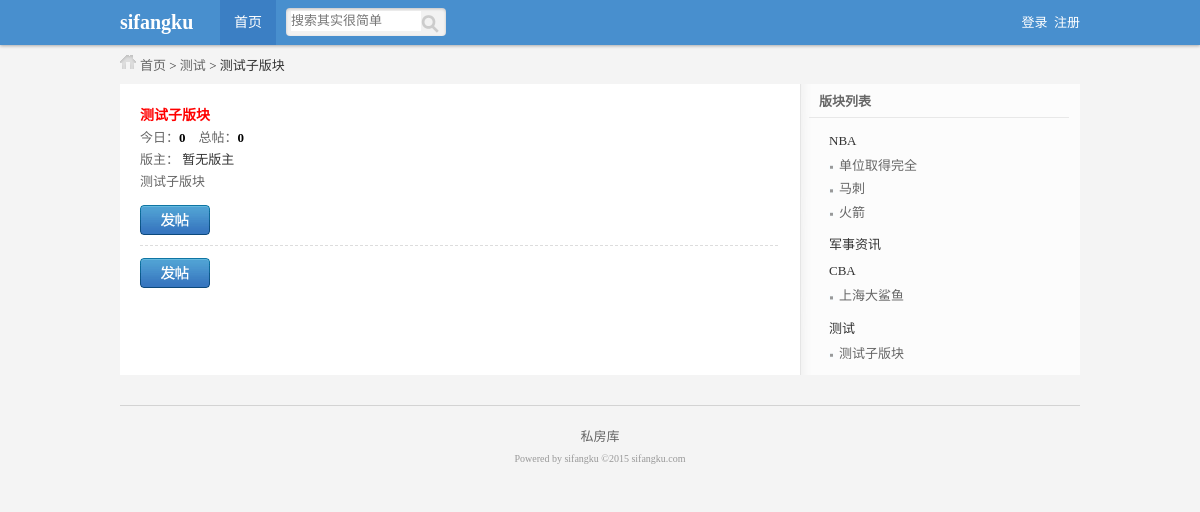
Screenshot of /sfkbbs/list_son.php?id=7 with the database file from the repository.
### tables this page shows
CREATE TABLE IF NOT EXISTS `sfk_father_module` (
  `id` int(10) unsigned NOT NULL AUTO_INCREMENT,
  `module_name` varchar(66) NOT NULL,
  `sort` int(11) DEFAULT '0',
  PRIMARY KEY (`id`)
);

CREATE TABLE IF NOT EXISTS `sfk_son_module` (
  `id` int(10) unsigned NOT NULL AUTO_INCREMENT,
  `father_module_id` int(10) unsigned NOT NULL,
  `module_name` varchar(66) NOT NULL,
  `info` varchar(255) NOT NULL,
  `member_id` int(10) unsigned NOT NULL DEFAULT '0',
  `sort` int(10) unsigned NOT NULL DEFAULT '0',
  PRIMARY KEY (`id`)
);

### sfkbbs/inc/mysql.inc.php (called while the page is built, shortened)
<?php
function execute($link,$query){
	$result=mysqli_query($link,$query);
	return $result;
}
function num($link,$sql_count){
	$result=execute($link,$sql_count);
	$count=mysqli_fetch_row($result);
	return $count[0];
}
?>

### sfkbbs/list_son.php (the view, shortened to what this page needs)
<?php
include_once 'inc/mysql.inc.php';
$link=connect();
$query="select * from sfk_son_module where id={$_GET['id']}";
$result_son=execute($link,$query);
$data_son=mysqli_fetch_assoc($result_son);
$query="select * from sfk_father_module where id={$data_son['father_module_id']}";
$result_father=execute($link,$query);
$data_father=mysqli_fetch_assoc($result_father);
$query="select count(*) from sfk_content where module_id={$_GET['id']}";
$count_all=num($link,$query);
$query="select count(*) from sfk_content where module_id={$_GET['id']} and time>CURDATE()";
$count_today=num($link,$query);
$query="select * from sfk_member where id={$data_son['member_id']}";
$result_member=execute($link, $query);
?>
<?php include 'inc/header.inc.php'?>
<div id="position" class="auto">
	 <a href="index.php">首页</a> &gt; <a href="list_father.php?id=<?php echo $data_father['id']?>"><?php echo $data_father['module_name']?></a> &gt; <?php echo $data_son['module_name']?>
</div>
<div id="main" class="auto">
	<div id="left">
		<div class="box_wrap">
			<h3><?php echo $data_son['module_name']?></h3>
			<div class="num">
			    今日：<span><?php echo $count_today?></span>&nbsp;&nbsp;&nbsp;
			    总帖：<span><?php echo $count_all?></span>
			</div>
			<div class="moderator">版主：
				<span>
					<?php
						if(mysqli_num_rows($result_member)==0){
							echo '暂无版主';
						}else{
							$data_member=mysqli_fetch_assoc($result_member);
							echo $data_member['name'];
						}
					?>
				</span>
			</div>
			<div class="notice"><?php echo $data_son['info']?></div>
			<div class="pages_wrap">
				<a class="btn publish" href="publish.php?son_module_id=<?php echo $_GET['id']?>" target="_blank"></a>
			</div>
		</div>
		<ul class="postsList">
		</ul>
		<div class="pages_wrap">
			<a class="btn publish" href="publish.php?son_module_id=<?php echo $_GET['id']?>" target="_blank"></a>
		</div>
	</div>
	<div id="right">
		<div class="classList">
			<div class="title">版块列表</div>
			<ul class="listWrap">
				<?php
				$query="select * from sfk_father_module";
				$result_father=execute($link, $query);
				while($data_father=mysqli_fetch_assoc($result_father)){
				?>
				<li>
					<h2><a href="list_father.php?id=<?php echo $data_father['id']?>"><?php echo $data_father['module_name']?></a></h2>
					<ul>
						<?php
						$query="select * from sfk_son_module where father_module_id={$data_father['id']}";
						$result_son=execute($link, $query);
						while($data_son=mysqli_fetch_assoc($result_son)){
						?>
						<li><h3><a href="list_son.php?id=<?php echo $data_son['id']?>"><?php echo $data_son['module_name']?></a></h3></li>
						<?php
						}
						?>
					</ul>
				</li>
				<?php
				}
				?>
			</ul>
		</div>
	</div>
</div>
<?php include 'inc/footer.inc.php'?>

### sfkbbs/style/public.css (style rules this page uses)
body,div,ul,ol,li,dl,dt,dd,h1,h2,h3,h4,h5,h6,form,input,textarea,p { margin:0px; padding:0px; font-size:13px; font-family:Tahoma; }
ul { list-style:none; }
a { text-decoration:none; }
body { background:#f4f4f4; color:#333; }
.auto { width:960px; margin:0 auto; }
#position { background:url(style_icon.png) 0px -60px no-repeat; text-indent:20px; }
#position a { color:#666; }
a.btn { display:block; width:70px; height:30px; float:left; }
a.publish { background:url(bg.png) 0 0 no-repeat; }

### sfkbbs/style/list.css (style rules this page uses)
#main { background:url(main_bg.png) repeat-y; margin-top:10px; }
#main #left { width:638px; padding:7px 20px; float:left; }
#main #right { width:282px; float:right; }
#main #left .box_wrap { color:#666; line-height:22px; }
#main #left div.box_wrap h3 { margin:14px 0 0 0; font-size:14px; color:red; }
#main #left div.num span { color:#000; font-weight:bold; }
#main #left div.moderator span { color:#333; }
#main #left div.pages_wrap { margin:12px 0 0 0; }
#main ul.postsList { margin:10px 0 0 0; border-top:1px dashed #ddd; }
#main #right .classList .title { width:260px; margin:0 auto; padding:7px 0; font-weight:bold; color:#666; text-indent:10px; border-bottom:1px solid #e8e8e8; }
#main #right .classList ul.listWrap { width:220px; margin:15px auto 0 auto; }
#main #right .classList ul.listWrap li h2 a { color:#333; font-weight:normal; }
#main #right .classList ul.listWrap li ul { margin:5px 0 10px 0px; }
#main #right .classList ul.listWrap li ul li { background:url(style_icon.png) 0px -389px no-repeat; line-height:180%; border-radius:3px; color: #666; padding-left:10px; }
#main #right .classList ul.listWrap li ul li h3 a { font-weight:normal; color:#666; }

### rows the page displays
sfk_father_module: module_name "测试"
sfk_son_module: module_name "测试子版块", info "测试子版块"
sfk_father_module: module_name "NBA"
sfk_son_module: module_name "单位取得完全"
sfk_son_module: module_name "马刺"
sfk_son_module: module_name "火箭"
sfk_father_module: module_name "军事资讯"
sfk_father_module: module_name "CBA"
sfk_son_module: module_name "上海大鲨鱼"

### other values shown
$count_today "0"
$count_all "0"
